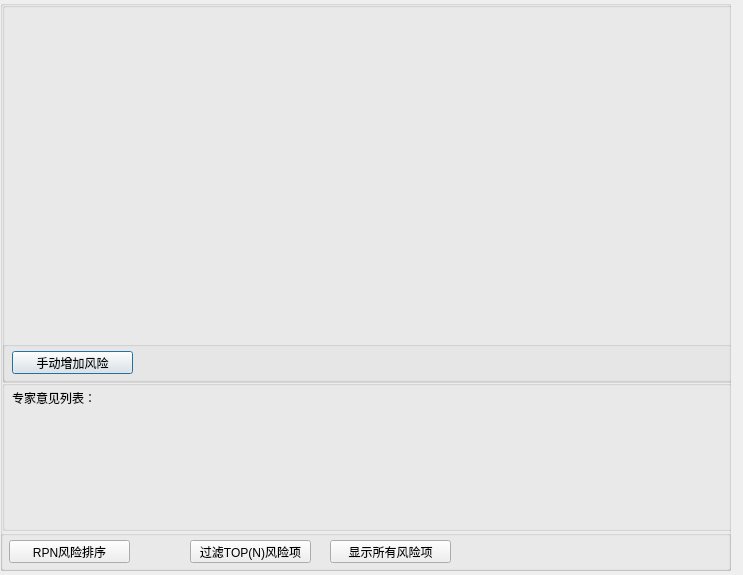
<?xml version="1.0" encoding="UTF-8"?>
<ui version="4.0">
 <class>StepEdit</class>
 <widget class="QDialog" name="StepEdit">
  <property name="geometry">
   <rect>
    <x>0</x>
    <y>0</y>
    <width>743</width>
    <height>575</height>
   </rect>
  </property>
  <property name="windowTitle">
   <string>Dialog</string>
  </property>
  <property name="windowIcon">
   <iconset resource="../qrc/Top.qrc">
    <normaloff>:/new/wl/Logo_ico.png</normaloff>:/new/wl/Logo_ico.png</iconset>
  </property>
  <widget class="QGroupBox" name="groupBox">
   <property name="geometry">
    <rect>
     <x>0</x>
     <y>0</y>
     <width>731</width>
     <height>571</height>
    </rect>
   </property>
   <property name="title">
    <string/>
   </property>
   <widget class="QGroupBox" name="groupBox_2">
    <property name="geometry">
     <rect>
      <x>2</x>
      <y>2</y>
      <width>731</width>
      <height>381</height>
     </rect>
    </property>
    <property name="title">
     <string/>
    </property>
    <widget class="QGroupBox" name="groupBox_3">
     <property name="geometry">
      <rect>
       <x>0</x>
       <y>339</y>
       <width>731</width>
       <height>41</height>
      </rect>
     </property>
     <property name="title">
      <string/>
     </property>
     <widget class="QPushButton" name="pBtnHandAddRask">
      <property name="geometry">
       <rect>
        <x>10</x>
        <y>10</y>
        <width>121</width>
        <height>23</height>
       </rect>
      </property>
      <property name="text">
       <string>手动增加风险</string>
      </property>
     </widget>
    </widget>
   </widget>
   <widget class="QGroupBox" name="groupBox_4">
    <property name="geometry">
     <rect>
      <x>2</x>
      <y>380</y>
      <width>731</width>
      <height>151</height>
     </rect>
    </property>
    <property name="title">
     <string/>
    </property>
    <widget class="QLabel" name="label">
     <property name="geometry">
      <rect>
       <x>10</x>
       <y>10</y>
       <width>91</width>
       <height>16</height>
      </rect>
     </property>
     <property name="text">
      <string>专家意见列表：</string>
     </property>
    </widget>
   </widget>
   <widget class="QGroupBox" name="groupBox_5">
    <property name="geometry">
     <rect>
      <x>0</x>
      <y>530</y>
      <width>731</width>
      <height>41</height>
     </rect>
    </property>
    <property name="title">
     <string/>
    </property>
    <widget class="QPushButton" name="pBtnRPNSort">
     <property name="geometry">
      <rect>
       <x>9</x>
       <y>10</y>
       <width>121</width>
       <height>23</height>
      </rect>
     </property>
     <property name="text">
      <string>RPN风险排序</string>
     </property>
    </widget>
    <widget class="QPushButton" name="pBtnShowAll">
     <property name="geometry">
      <rect>
       <x>330</x>
       <y>10</y>
       <width>121</width>
       <height>23</height>
      </rect>
     </property>
     <property name="text">
      <string>显示所有风险项</string>
     </property>
    </widget>
    <widget class="QPushButton" name="pBtnFilterTOPRisk">
     <property name="geometry">
      <rect>
       <x>190</x>
       <y>10</y>
       <width>121</width>
       <height>23</height>
      </rect>
     </property>
     <property name="text">
      <string>过滤TOP(N)风险项</string>
     </property>
    </widget>
   </widget>
  </widget>
 </widget>
 <resources>
  <include location="../qrc/Top.qrc"/>
 </resources>
 <connections/>
</ui>
